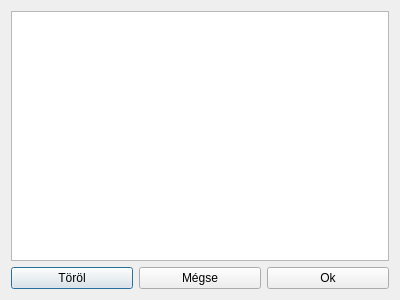
<?xml version="1.0" encoding="UTF-8"?>
<ui version="4.0">
 <class>Load</class>
 <widget class="QDialog" name="Load">
  <property name="geometry">
   <rect>
    <x>0</x>
    <y>0</y>
    <width>400</width>
    <height>300</height>
   </rect>
  </property>
  <property name="windowTitle">
   <string>Dialog</string>
  </property>
  <layout class="QVBoxLayout" name="verticalLayout_2">
   <item>
    <layout class="QVBoxLayout" name="verticalLayout">
     <item>
      <widget class="QListWidget" name="listWidget"/>
     </item>
     <item>
      <layout class="QHBoxLayout" name="horizontalLayout">
       <item>
        <widget class="QPushButton" name="pushButton_2">
         <property name="text">
          <string>Töröl</string>
         </property>
        </widget>
       </item>
       <item>
        <widget class="QPushButton" name="pushButton_3">
         <property name="text">
          <string>Mégse</string>
         </property>
        </widget>
       </item>
       <item>
        <widget class="QPushButton" name="pushButton">
         <property name="text">
          <string>Ok</string>
         </property>
        </widget>
       </item>
      </layout>
     </item>
    </layout>
   </item>
  </layout>
 </widget>
 <resources/>
 <connections/>
</ui>
